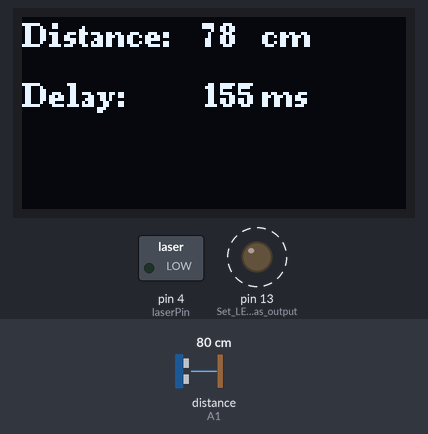
A sketch run on a simulated Arduino Uno, built with avr-gcc and run on an emulated ATmega328P. Shown: 128×64 one-colour display, switched loads named in the sketch (green lamp = pin HIGH), output pins drawn as LEDs (lit = HIGH). Wiring (inferred from the names in the program): ultrasonic range finder: trigger A0; echo A1. Dashed ring = blinking. Inputs (shaded band) come from the test bench; at power-on: distance to the obstacle (sensor on A1) 80 cm. The echo pulse lasts 58.3 µs per cm; pins used as bus, display or sensor lines are not drawn; what the sketch prints to the serial monitor is not drawn.

Above: at 1.3 s.
1.4 s: distance to the obstacle (sensor on A1) set to 4 cm
At 1.68 s:
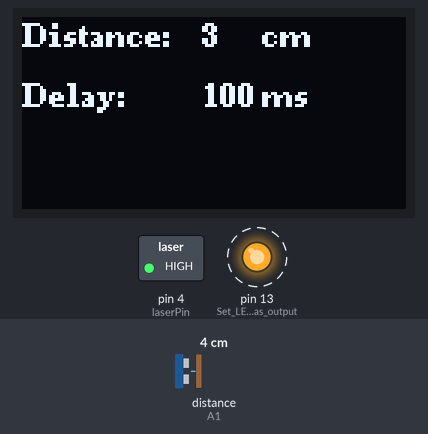
3.5 s: distance to the obstacle (sensor on A1) set to 2 cm
At 4.8 s:
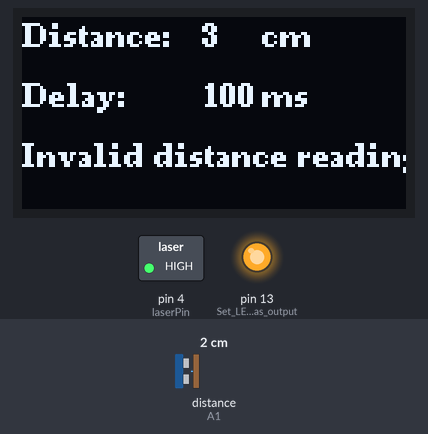
5.1 s: distance to the obstacle (sensor on A1) set to 120 cm
At 5.53 s:
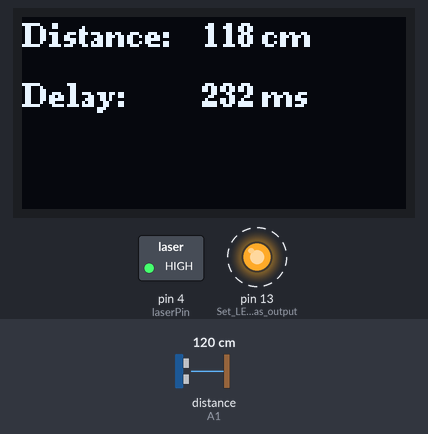
Timing chart, 0 to 12.7 s (numbered marks = the images above; inputs shaded):
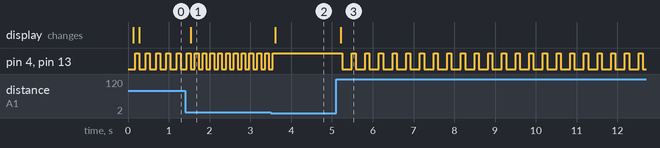

Measured:
- the behaviour switches between 3 and 2 cm on distance to the obstacle (sensor on A1) (found by bisection; images 1 and 2)
- after the input at 1.4 s, the display: changes after 0.14 s (image 1)
- after the input at 3.5 s, pin 4 (laserPin), pin 13 (Set_LED_as_output): goes on until 3.6 s, then stays HIGH; the display: changes after 0.11 s (image 2)
- after the input at 5.1 s, pin 4 (laserPin), pin 13 (Set_LED_as_output): alternates HIGH for 0.10 s and LOW for 0.23 s, starting after 0.15 s; the display: changes after 0.11 s (image 3)
- by itself, pin 4 (laserPin), pin 13 (Set_LED_as_output): alternates HIGH for 0.09 s and LOW for 0.10 s

The sketch:

Rangefinder_Ultrasonic.ino
```cpp
#include <SoftwareSerial.h>
#include <Arduino.h>
#include <U8g2lib.h>
#include <Wire.h>

SoftwareSerial bt(6, 7);  // RX, TX
// Define HC-SR04 pins
const int trigPin = A0;      // Trig pin connected to Arduino A0
const int echoPin = A1;      // Echo pin connected to Arduino A1
const int waitFailure = 50;  // 50ms
const int laserPin = 4;      // Define the pin connected to laser module

// SH1106 configuration
U8G2_SH1106_128X64_NONAME_F_HW_I2C u8g2(U8G2_R0, /* reset=*/U8X8_PIN_NONE);
const int sclPin = 3;
const int sdaPin = 2;

// Declare variables
long duration;  // Store the time from ultrasonic wave emission to reception
int distance;   // Store the calculated distance
bool u8g2Ready;

void setup() {
  // Add delay at startup to stabilize power
  delay(100);
  // Initialize serial communication with baud rate 9600
  Serial.begin(9600);
  bt.begin(9600);  // Start Bluetooth communication at 9600 baud

  // Initialize OLED first
  u8g2Ready = u8g2.begin();
  u8g2.setFont(u8g2_font_ncenB08_tr);
  delay(50);  // Give OLED time to stabilize

  // Set pin modes
  pinMode(trigPin, OUTPUT);      // Set Trig as output
  pinMode(echoPin, INPUT);       // Set Echo as input
  pinMode(LED_BUILTIN, OUTPUT);  // Set LED as output
  digitalWrite(LED_BUILTIN, LOW);

  pinMode(laserPin, OUTPUT);  // Set the laser pin as output
}

void loop() {
  // Turn on LED and laser
  digitalWrite(LED_BUILTIN, HIGH);
  digitalWrite(laserPin, HIGH);  // Turn laser ON

  // Clear HC-SR04 Trig pin
  digitalWrite(trigPin, LOW);
  delayMicroseconds(2);

  // Trigger HC-SR04 ultrasonic emission
  digitalWrite(trigPin, HIGH);
  delayMicroseconds(10);
  digitalWrite(trigPin, LOW);

  // Read Echo pin duration with timeout
  duration = pulseIn(echoPin, HIGH, 23529);  // Timeout after ~400cm

  // Validate reading results
  if (duration == 0) {
    char* errTimeout = "Timeout - No echo received";
    if (u8g2Ready) {
      u8g2.drawStr(0, 50, errTimeout);
      u8g2.sendBuffer();
    }
    if (Serial) {
      Serial.println(errTimeout);
    }
    if (bt) {
      bt.println(errTimeout);
    }
    delay(waitFailure);
  } else {
    // Calculate distance. Duration is round-trip time, so divide by 2
    distance = duration * 0.034 / 2;

    // Verify if distance is within valid range
    if (distance < 2 || distance > 400) {
      char* errInvalidDistance = "Invalid distance reading";
      if (u8g2Ready) {
        u8g2.drawStr(0, 50, errInvalidDistance);
        u8g2.sendBuffer();
      }
      if (Serial) {
        Serial.println(errInvalidDistance);
      }
      if (bt) {
        bt.println(errInvalidDistance);
      }
      delay(waitFailure);
    } else {
      // Calculate delay time
      int delayTime = calculateDelay(distance);
      if (u8g2Ready) {
        drawDistance(distance, delayTime);
      }
      // Only output information when serial port is available
      if (Serial) {
        Serial.print("Distance: ");
        Serial.print(distance);
        Serial.print(" cm, Delay: ");
        Serial.print(delayTime);
        Serial.println(" ms");
      }
      if (bt) {
        // Serial.println("Output to BT");
        bt.print("Distance: ");
        bt.print(distance);
        bt.print(" cm, Delay: ");
        bt.print(delayTime);
        bt.println(" ms");
      }
      // Turn off LED and laser
      digitalWrite(LED_BUILTIN, LOW);
      digitalWrite(laserPin, LOW);  // Turn laser OFF
      // Delay
      delay(delayTime);
    }
  }
}

/**
 * Takes a distance (likely measured in centimeters) as input and returns a delayTime (in milliseconds).
 * The delay time is not directly proportional to the distance; instead, it's scaled using an exponential
 * curve, making it non-linear. This means that changes in distance will have a more significant effect
 * on the delay time at higher distances than at lower distances.
 */
int calculateDelay(int distance) {
  const int MIN_DISTANCE = 5;    // cm
  const int MAX_DISTANCE = 300;  // cm
  const int MIN_DELAY = 100;     // ms
  const int MAX_DELAY = 1000;    // ms

  // Constrain distance to valid range
  int constrainedDistance = constrain(distance, MIN_DISTANCE, MAX_DISTANCE);
  // Calculate normalized distance (0 to 1)
  float normalizedDist = (float)(constrainedDistance - MIN_DISTANCE) / (MAX_DISTANCE - MIN_DISTANCE);
  // Apply exponential curve (you can adjust the exponent 2.0 to change the curve)
  float curve = pow(normalizedDist, 2.0);
  // Calculate final delay
  int delayTime = MIN_DELAY + curve * (MAX_DELAY - MIN_DELAY);
  return delayTime;
}

/**
 * Show metrics on OLED display
 */
void drawDistance(int distance, int delayVal) {
  char distStr[5];
  char delayStr[5];
  // Convert integers to strings
  itoa(distance, distStr, 10);
  itoa(delayVal, delayStr, 10);

  u8g2.clearBuffer();
  u8g2.drawStr(0, 10, "Distance:");
  u8g2.drawStr(60, 10, distStr);
  u8g2.drawStr(80, 10, "cm");
  u8g2.drawStr(0, 30, "Delay:");
  u8g2.drawStr(60, 30, delayStr);
  u8g2.drawStr(80, 30, "ms");
  u8g2.sendBuffer();
}
```
